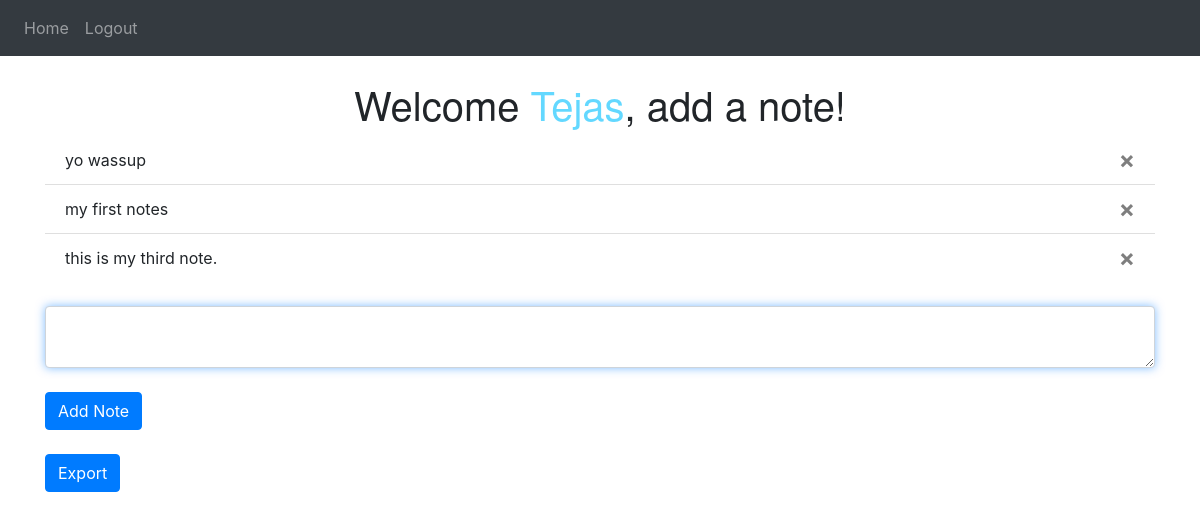
Page / (signed in) on the earlier database version.
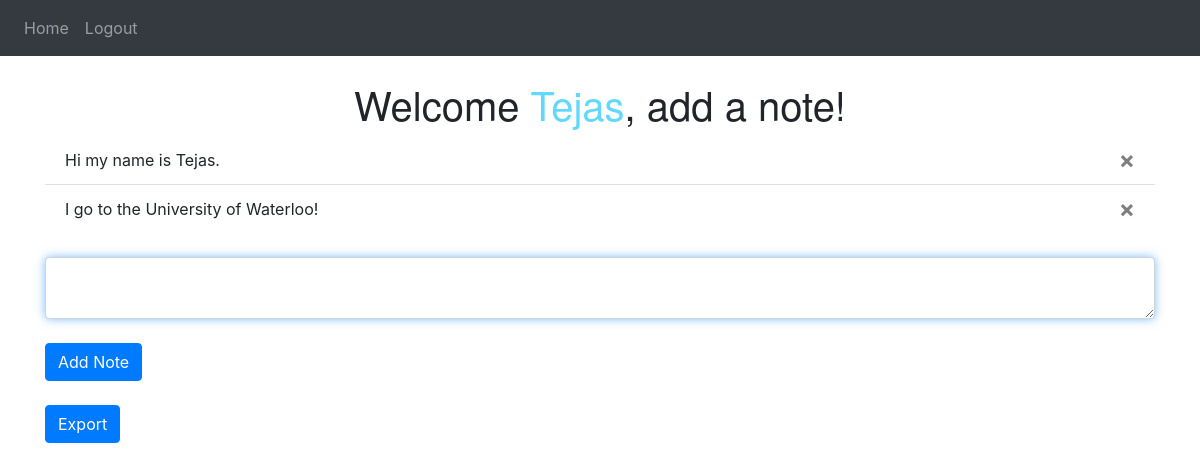
Same page on the later database version.
### website/models.py (models this page shows)
class User(db.Model, UserMixin):
    id = db.Column(db.Integer, primary_key=True)  # Primary key for the users table
    email = db.Column(db.String(150), unique=True)  # Email column with a maximum length of 150 characters, must be unique
    password = db.Column(db.String(150))  # Password column with a maximum length of 150 characters
    first_name = db.Column(db.String(150))  # First name column with a maximum length of 150 characters
    notes = db.relationship('Note')  # Establishes a one-to-many relationship with the Note model, allowing access to all notes associated with a user

class Note(db.Model):
    id = db.Column(db.Integer, primary_key=True)  # Primary key for the notes table
    data = db.Column(db.String(10000))  # Column to store the note data, with a maximum length of 10000 characters
    date = db.Column(db.DateTime(timezone=True), default=func.now())  # Timestamp for when the note was created, with timezone support
    user_id = db.Column(db.Integer, db.ForeignKey('user.id'))  # Foreign key to link to the user who created the note

### website/views.py (the view, shortened to what this page needs)
@views.route('/', methods=['GET', 'POST'])
@login_required  # Ensure the user is logged in to access this route
def home():
    return render_template("home.html", user=current_user)

### website/templates/home.html
{% extends "base.html" %} {% block title %}Home{% endblock %}
{% block content %}
<br>
<h1 align="center" class="display-6" style="font-family: 'Helvetica Neue', 'Helvetica', 'Times New Roman'">Welcome <span style="color:rgb(99, 216, 255)">{{user.first_name}}</span>, add a note!</h1>
<ul class="list-group list-group-flush" id="notes">
    {% for note in user.notes %}
    <li class="list-group-item">{{ note.data }}
        <button type="button" class="close" onclick="deleteNote({{ note.id }})">
            <span align="center" aria-hidden="true">&times;</span>
        </button>
    </li>
    {% endfor %}
</ul>
<form method="POST">
    <br>
    <textarea name="note" id="note" class="form-control form-control-glow"></textarea>
    <br>
    <div align="left">
        <button type="submit" class="btn btn-primary" name="add_note">Add Note</button>
    </div>
    <br>
    <div align="left">
        <button type="submit" class="btn btn-primary" name="export_note">Export</button>
    </div>
</form>
{% endblock %}

### website/templates/base.html (shortened to what this page needs)
<!DOCTYPE html>
<html lang="en">
<head>
    <link
        rel="stylesheet"
        href="https://stackpath.bootstrapcdn.com/bootstrap/4.4.1/css/bootstrap.min.css"
    />
    <link
        rel="stylesheet"
        href="https://stackpath.bootstrapcdn.com/font-awesome/4.7.0/css/font-awesome.min.css"
    />
    <link href="https://stackpath.bootstrapcdn.com/bootstrap/4.5.2/css/bootstrap.min.css" rel="stylesheet">
</head>
<body>
    <nav class="navbar navbar-expand-lg navbar-dark bg-dark">
        <div class="collapse navbar-collapse" id="navbar">
            <div class="navbar-nav">
                {% if user.is_authenticated %}
                <a class="nav-item nav-link" id="home" href="/">Home</a>
                <a class="nav-item nav-link" id="logout" href="/logout">Logout</a>
                {% else %}
                <a class="nav-item nav-link" id="login" href="/login">Login</a>
                <a class="nav-item nav-link" id="signUp" href="/sign-up">Sign Up</a>
                {% endif %}
            </div>
        </div>
    </nav>
    <div class="container">
        {% block content %} {% endblock %}
    </div>
</body>
</html>

### website/templates/base.html (style rules this page uses)
.form-control-glow { border: 1px solid #ced4da; border-radius: 0.25rem; padding: 0.375rem 0.75rem; background-color: #fff; background-clip: padding-box; box-shadow: 0 0 10px rgba(0, 123, 255, 0.5); transition: box-shadow 0.3s ease-in-out; }

Differences in the rows shown:
removed Note: data "yo wassup"
removed Note: data "my first notes"
removed Note: data "this is my third note."
added Note: data "Hi my name is Tejas."
added Note: data "I go to the University of Waterloo!"
